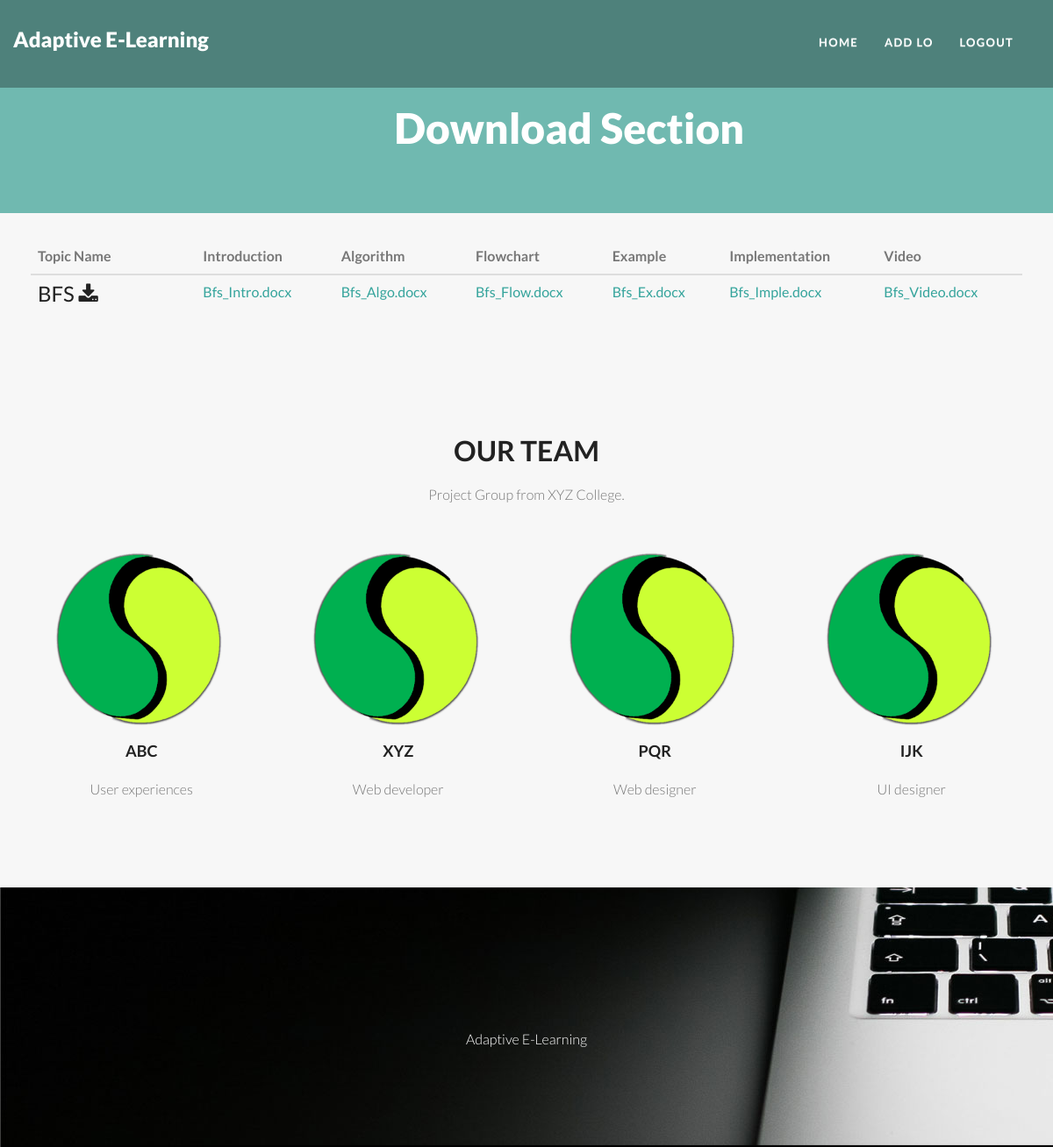
The app's page /admin/desc.php?tid=1 (signed in) with its own data.
### tables this page shows
CREATE TABLE `topic_1` (
  `tid` int(11) NOT NULL,
  `name` varchar(20) NOT NULL,
  `sname` varchar(25) NOT NULL,
  `descp` text NOT NULL,
  `keyword` varchar(100) NOT NULL,
  `type` varchar(10) NOT NULL,
  `intro` text NOT NULL,
  `algo` text NOT NULL,
  `flow` text NOT NULL,
  `eg` text NOT NULL,
  `impl` text NOT NULL,
  `video` text NOT NULL,
  `aid` int(11) NOT NULL,
  `date` date NOT NULL,
  `count` int(11) NOT NULL,
  `status` int(11) NOT NULL
);

### admin/desc.php (the view, shortened to what this page needs)
<?php
if(isset($_SESSION['aid']))
{
?>
<html class="no-js">
<head>
  <link rel="stylesheet" type="text/css" href="css/isotope.css" media="screen" />
  <link rel="stylesheet" href="js/fancybox/jquery.fancybox.css" type="text/css" media="screen" />
  <link rel="stylesheet" href="css/bootstrap.css">
  <link rel="stylesheet" href="css/bootstrap-theme.css">
  <link rel="stylesheet" href="css/style.css">
  <link rel="stylesheet" href="css/style1.css">
  <link rel="stylesheet" href="skin/default.css">
</head>
<body>
  <div class="navbar navbar-fixed-top" role="navigation" data-0="line-height:100px; height:100px; background-color:rgba(0,0,0,0.3);" data-300="line-height:60px; height:60px; background-color:rgba(0,0,0,1);">
    <div class="container">
      <div class="navbar-header">
        <h1><a  class="navbar-brand" href="index.html" data-0="line-height:90px;" data-300="line-height:50px;">			Adaptive E-Learning
					</a></h1>
      </div>
      <div class="navbar-collapse collapse" style="margin-top:7px;">
        <ul class="nav navbar-nav" data-0="margin-top:20px;" data-300="margin-top:5px;">
          <li class="active"><a href="admin_home.php">Home</a></li>
          <li><a href="AddLO.php">Add LO</a></li>
		  <li><a href="logout.php">Logout</a></li>
        </ul>
      </div>
    </div>
  </div>
  <section class="featured"  >
    <div class="container">
      <div class="row mar-bot40">
        <div class="col-md-9 col-md-offset-2">
          <div class="align-center">
            <h2 class="slogan" >Download Section</h2>
          </div>
        </div>
      </div>
    </div>
  </section>
	<section>
		<div class="container" style="margin-top:10px;padding:20px">
			<div class="row">
				<div class="col-md-12">
				<?php
				$tid=$_GET['tid'];
					 $conn=mysqli_connect('localhost','root','');
					 mysqli_select_db($conn,'adaptive');
					 $sql="select * from topic_1 where tid='$tid'";
					 $result=mysqli_query($conn,$sql);
					 if(mysqli_num_rows($result)>0)
					 {
					echo "<div class='table-responsive'>
					<table class='table table-hover'>
					<thead>
					<tr>
					<th>Topic Name	</th>
					<th>Introduction</th>
					<th>Algorithm</th>
					<th>Flowchart</th>
					<th>Example</th>
					<th>Implementation</th>
					<th>Video</th>
					</tr>
					</thead>
					<tbody>";
					 while($row=mysqli_fetch_assoc($result))
					 {
						echo "<tr>";
						echo "<td class='col-md-2'><h3> " . $row['sname'] . " <i class='fa fa-download' aria-hidden='true'></h3></td>";
						echo "<td><a href='download2.php?nama=".$row['intro']."&sname=".$row['sname']."&type=".$row['type']."'>" . $row['intro'] . " </td>";
						echo "<td><a href='download2.php?nama=".$row['algo']."&sname=".$row['sname']."&type=".$row['type']."'>" . $row['algo'] . " </td>";
						echo "<td><a href='download2.php?nama=".$row['flow']."&sname=".$row['sname']."&type=".$row['type']."'>" . $row['flow'] . " </td>";
						echo "<td><a href='download2.php?nama=".$row['eg']."&sname=".$row['sname']."&type=".$row['type']."'>" . $row['eg'] . " </a></td>";
						echo "<td><a href='download2.php?nama=".$row['impl']."&sname=".$row['sname']."&type=".$row['type']."'>" . $row['impl'] . " </a></td>";
						echo "<td><a href='download2.php?nama=".$row['video']."&sname=".$row['sname']."&type=".$row['type']."'>" . $row['video'] . " </a></td>";
						echo "</tr>";
					}
					echo "</tbody></table>";
					}
				?>
				</div>
			</div>
		</div>
	</section>
  <section id="section-about" class="section appear clearfix" >
    <div class="container">
      <div class="row mar-bot40">
        <div class="col-md-offset-3 col-md-6">
          <div class="section-header">
            <h2 class="section-heading animated" data-animation="bounceInUp">Our Team</h2>
            <p>Project Group from XYZ College.</p>
          </div>
        </div>
      </div>
      <div class="row align-center mar-bot40">
        <div class="col-md-3">
          <div class="team-member">
            <figure class="member-photo"><img src="img/team/suven.png" alt="" style="width:200px;" /></figure>
            <div class="team-detail">
              <h4>ABC</h4>
              <span>User experiences</span>
            </div>
          </div>
        </div>
        <div class="col-md-3" >
          <div class="team-member">
            <figure class="member-photo"><img src="img/team/suven.png" alt="" style="width:200px;" /></figure>
            <div class="team-detail">
              <h4>XYZ</h4>
              <span>Web developer</span>
            </div>
          </div>
        </div>
        <div class="col-md-3" >
          <div class="team-member">
            <figure class="member-photo"><img src="img/team/suven.png" alt="" style="width:200px;" /></figure>
            <div class="team-detail">
              <h4>PQR</h4>
              <span>Web designer</span>
            </div>
          </div>
        </div>
        <div class="col-md-3">
          <div class="team-member">
            <figure class="member-photo" ><img src="img/team/suven.png" alt="" style="width:200px;" /></figure>
            <div class="team-detail">
              <h4>IJK</h4>
              <span>UI designer</span>
            </div>
          </div>
        </div>
      </div>
    </div>
  </section>
  <section id="parallax1" class="section pad-top40 pad-bot40" data-stellar-background-ratio="0.5" style="margin-bottom:-400px;">
    <div class="container">
      <div class="align-center pad-top40 pad-bot40">
        <blockquote class="bigquote color-white"></blockquote>
        <p class="color-white">Adaptive E-Learning</p>
      </div>
    </div>
  </section>
</body>
</html>
<?php
}
else
{
echo "<script>window.open('Admin.html','_self')</script>";
}
?>

### admin/css/style.css (style rules this page uses)
body { color:#777; background: #f7f7f7; font-size: 16px; line-height: 1.6em; font-weight: 300; text-shadow: none; }
body, h1, h2, h3, h4, h5, h6, .h1, .h2, .h3, .h4, .h5, .h6 { font-family: 'Lato', sans-serif; }
h1, h2, h3, h4, h5, h6 { color:#222; }
h1,h2,h3,h4,h5,h6 { font-style: normal; margin: 0 0 20px 0; }
h1 { font-size: 40px; line-height: 30px; }
h2 { font-size: 32px; }
h3 { font-size: 24px; }
h4 { font-size: 18px; }
blockquote { font-family: Georgia, serif; }
blockquote.bigquote { border: none; font-size: 48px; font-weight: 700; line-height: 1.1em; }
article,aside,details,figcaption,figure,footer,header,hgroup,menu,nav,section { display: block; }
.row { z-index: 9999; }
.content,.container { overflow: hidden; }
.color-white { color: #fff; }
.align-center { text-align: center; }
.pad-top40 { padding-top: 40px; }
.pad-bot40 { padding-bottom: 40px; }
.mar-bot40 { margin-bottom: 40px; }
section.section { margin:0; padding: 80px 0 60px 0; }
.section-header { text-align: center; }
.section-header h2.section-heading { text-transform: uppercase; font-weight: 700; }
#parallax1 { background-image: url(../img/parallax/img1.jpg); }
.navbar { line-height: 100px; height: 100px; background-color: rgba(0,0,0,0.3); display: block; vertical-align: middle; text-align: center; margin-bottom: 0; padding-bottom:0; }
.navbar .navbar-collapse { margin-bottom: 0; padding-bottom:0; }
.nav li { height: 100%; line-height: 100%; margin-bottom: 0; padding-bottom:0; }
.nav>li>a { display: table-cell; height: 100%; line-height: 100%; vertical-align: middle; color: #fff; font-weight: 700; font-size: 13px; letter-spacing: .1em; text-transform: uppercase; }
.navbar-nav { float: right; margin-bottom: 0; padding-bottom:0; }
h1 a.navbar-brand { font-size: 24px; color: #fff; font-weight: 900; text-shadow: none; }
.navbar-brand { padding: 0; display: table-cell; vertical-align: middle; line-height: 90px; }
section.featured { padding: 120px 0 10px; background: #70B9B0; color: #fdfdfd; }
section.featured h2.slogan { color: #fff; font-size: 48px; font-weight: 900; }
.member-photo { box-sizing:border-box; -webkit-border-radius:50%; -moz-border-radius:50%; border-radius:50%; margin: 0 0 20px 0; }
.member-photo img { -webkit-border-radius:50%; -moz-border-radius:50%; border-radius:50%; }
.team-detail h4 { font-weight: 700; }

### admin/skin/default.css (style rules this page uses)
a { color: #35A49C; }

### records on screen
topic_1: sname "BFS", intro "Bfs_Intro.docx", algo "Bfs_Algo.docx", flow "Bfs_Flow.docx", eg "Bfs_Ex.docx", impl "Bfs_Imple.docx", video "Bfs_Video.docx"
